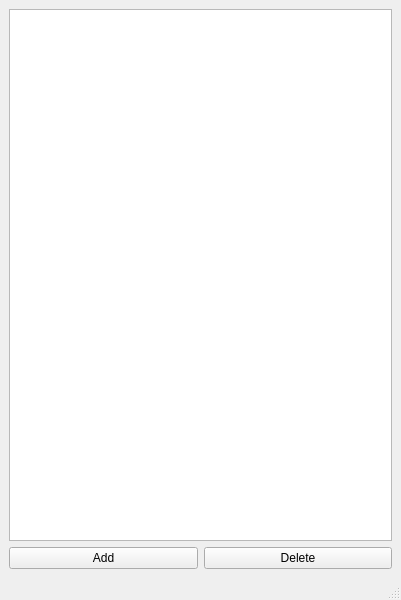
<?xml version="1.0" encoding="UTF-8"?>
<ui version="4.0">
 <class>MainWindow</class>
 <widget class="QMainWindow" name="MainWindow">
  <property name="geometry">
   <rect>
    <x>0</x>
    <y>0</y>
    <width>401</width>
    <height>600</height>
   </rect>
  </property>
  <property name="windowTitle">
   <string>MainWindow</string>
  </property>
  <widget class="QWidget" name="centralwidget">
   <layout class="QGridLayout" name="gridLayout">
    <item row="0" column="0" colspan="2">
     <widget class="QTableView" name="tableView"/>
    </item>
    <item row="1" column="0">
     <widget class="QPushButton" name="pushButton">
      <property name="text">
       <string>Add</string>
      </property>
     </widget>
    </item>
    <item row="1" column="1">
     <widget class="QPushButton" name="pushButton_2">
      <property name="text">
       <string>Delete</string>
      </property>
     </widget>
    </item>
   </layout>
  </widget>
  <widget class="QMenuBar" name="menubar">
   <property name="geometry">
    <rect>
     <x>0</x>
     <y>0</y>
     <width>401</width>
     <height>26</height>
    </rect>
   </property>
  </widget>
  <widget class="QStatusBar" name="statusbar"/>
 </widget>
 <resources/>
 <connections/>
</ui>
